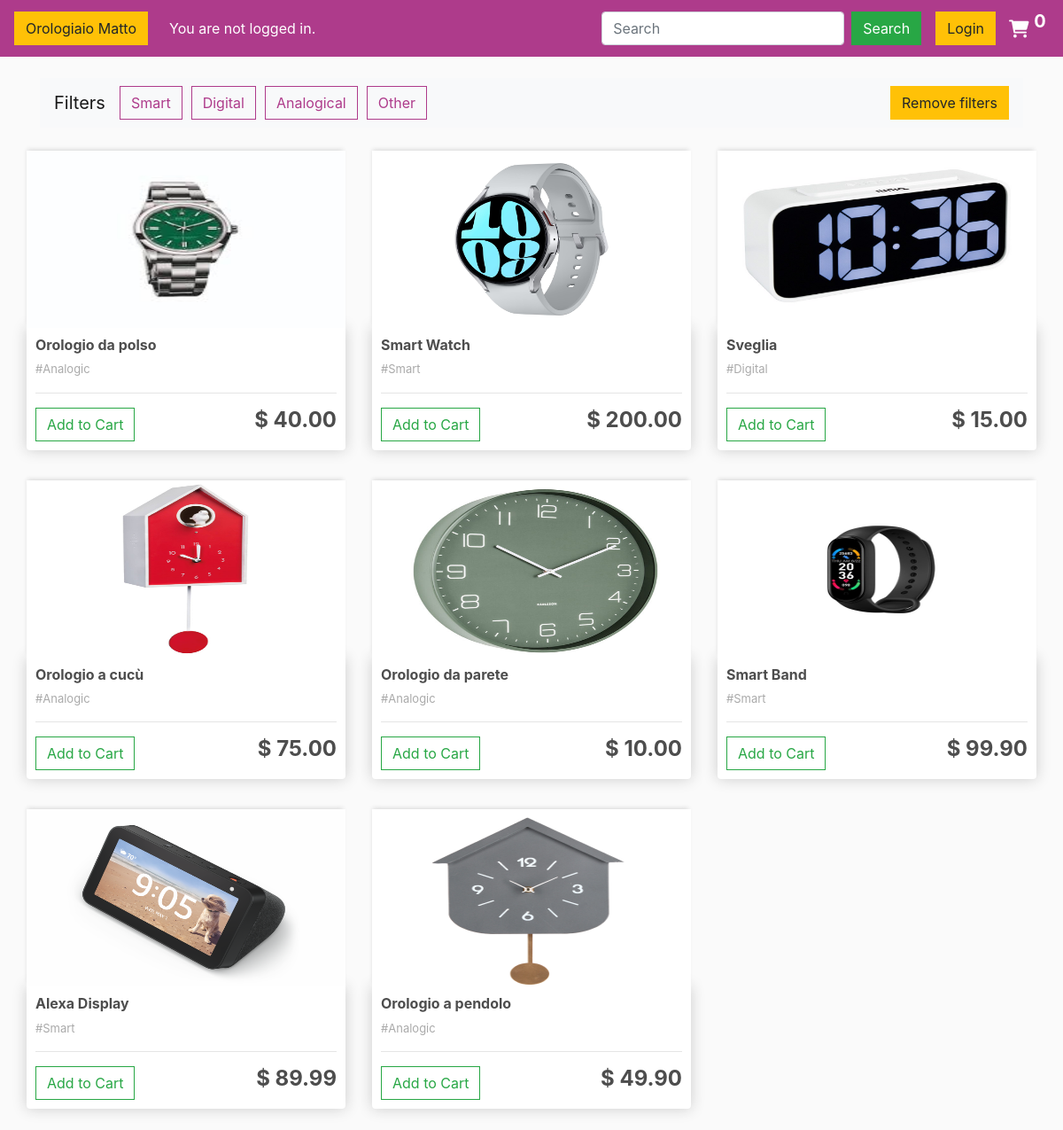
The app's page /, older data.
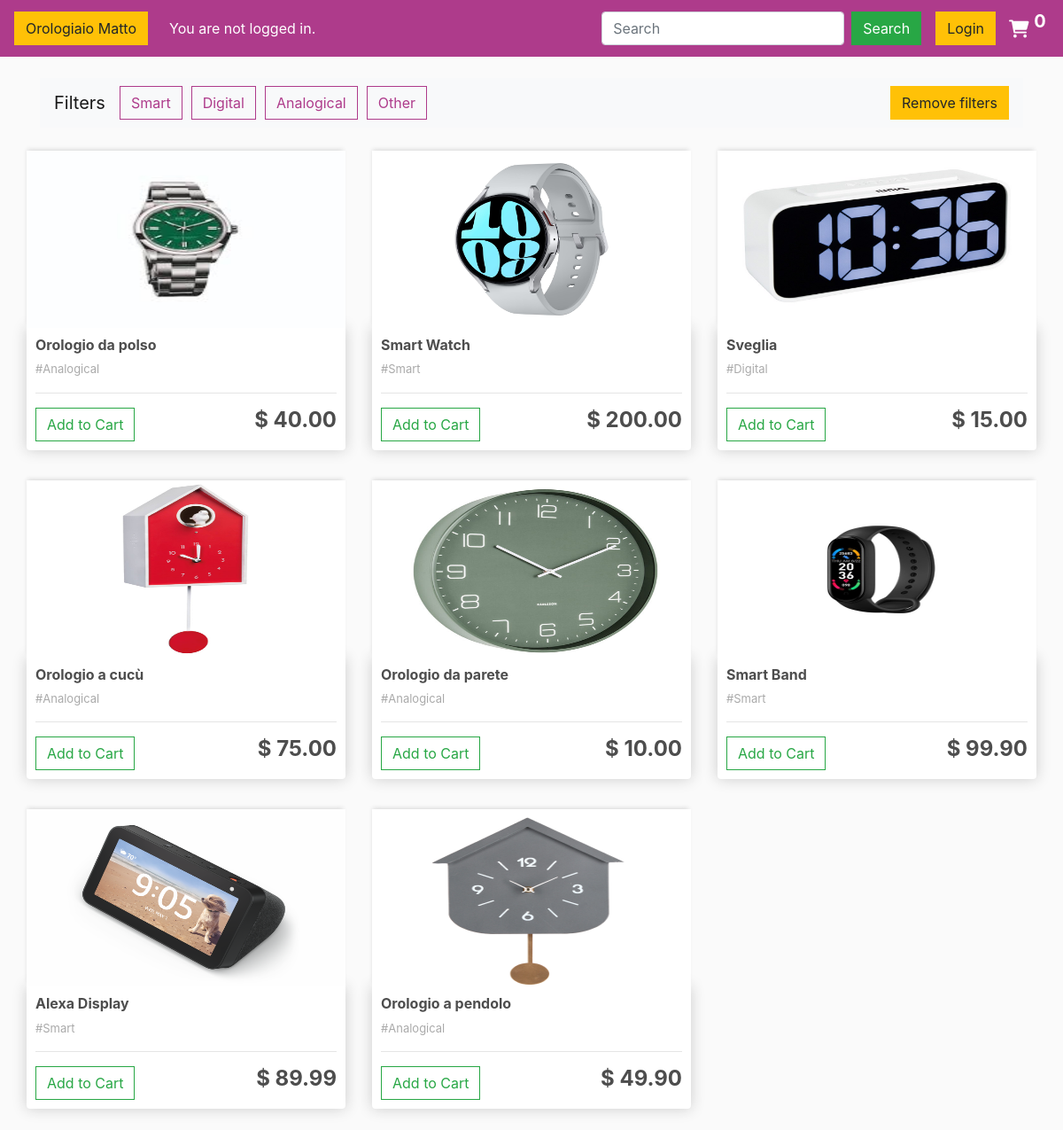
The same page, newer data.
### ppm_products/models.py (models this page shows, shortened)
class Product(models.Model):
    name = models.CharField(max_length=100, null=True)
    price = models.DecimalField(max_digits=7, decimal_places=2)
    digital = models.BooleanField(default=False, null=True, blank=True)
    category = models.CharField(max_length=100, null=True)
    image = models.ImageField(null=True, blank=True)
    @property
    def imageUrl(self):
        try:
            url = self.image.url
        except:
            url = ''
        return url

### ppm_products/views.py (the view)
# urls.py: path('', views.store, name='store'),
def store(request):
    data = cartData(request)
    cartItems = data['cartItems']
    products = Product.objects.all()
    context = {'products': products, 'cartItems': cartItems}
    return render(request, 'store/store.html', context)

### ppm_products/utils.py (called while the page is built, shortened)
def cookieCart(request):
    try:
        cart = json.loads(request.COOKIES['cart'])
    except:
        cart = {}
    print('Cart:', cart)
    items = []
    order = {'get_cart_total': 0, 'get_cart_items': 0, 'shipping': False}
    cartItems = order['get_cart_items']
    return {"cartItems": cartItems, "order": order, "items": items}

def cartData(request):
    if request.user.is_authenticated:
        customer = request.user.customer
        order, created = Order.objects.get_or_create(customer=customer, complete=False)
        items = order.orderitem_set.all()
        cartItems = order.get_cart_items
    else:
        cookieData = cookieCart(request)
        cartItems = cookieData['cartItems']
        order = cookieData['order']
        items = cookieData['items']
    return {"cartItems": cartItems, "order": order, "items": items}

### ppm_products/templates/store/store.html (shortened to what this page needs)
{% extends 'store/main.html' %}
{% load static %}
{% block content %}
    <div class="row">
    <div class="container-fluid">
        <nav class="navbar navbar-expand-lg navbar-light bg-light">
            <a class="navbar-brand">Filters</a>
            <div class="collapse navbar-collapse" id="navbarSupportedContent">
                <ul class="navbar-nav mr-auto">
                    <li class="nav-item active">
                        <button data-filter="Smart" class="btn my-btn">Smart</button>
                    </li>
                    <li class="nav-item active">
                        <button data-filter="Digital" class="btn my-btn">Digital</button>
                    </li>
                    <li class="nav-item active">
                        <button data-filter="Analogical" class="btn my-btn">Analogical</button>
                    </li>
                     <li class="nav-item active">
                        <button data-filter="Other" class="btn my-btn">Other</button>
                    </li>
                </ul>
                <div class="form-inline my-2 my-lg-0">
                    <button data-filter="all" class="btn btn-warning">Remove filters</button>
                </div>
            </div>
        </nav>
    </div>
        <div class="row mt-3">
            {% for product in products %}
                <div class="col-lg-4 col-md-6 mb-4" data-category={{ product.category }}>
                    <img class="thumbnail img-fluid" src="{{ product.imageUrl }}"/>
                    <div class="box-element product">
                        <h6><strong> {{ product.name }}</strong></h6>
                        <p class="cat-display"> #{{ product.category }}</p>
                        <hr>
                        <button data-product={{ product.id }} data-action="add" class="btn btn-outline-success add-btn update-cart">Add to Cart</button>
                        <h4 style="display: inline-block; float: right"><strong>$ {{ product.price|floatformat:2 }}</strong></h4>
                    </div>
                </div>
            {% endfor %}
        </div>
    </div>
{% endblock content %}

Row changes from the older to the newer data that the page shows:
changed Product "Orologio da polso": category "Analogic" → "Analogical"
changed Product "Orologio a cucù": category "Analogic" → "Analogical"
changed Product "Orologio da parete": category "Analogic" → "Analogical"
changed Product "Orologio a pendolo": category "Analogic" → "Analogical"
